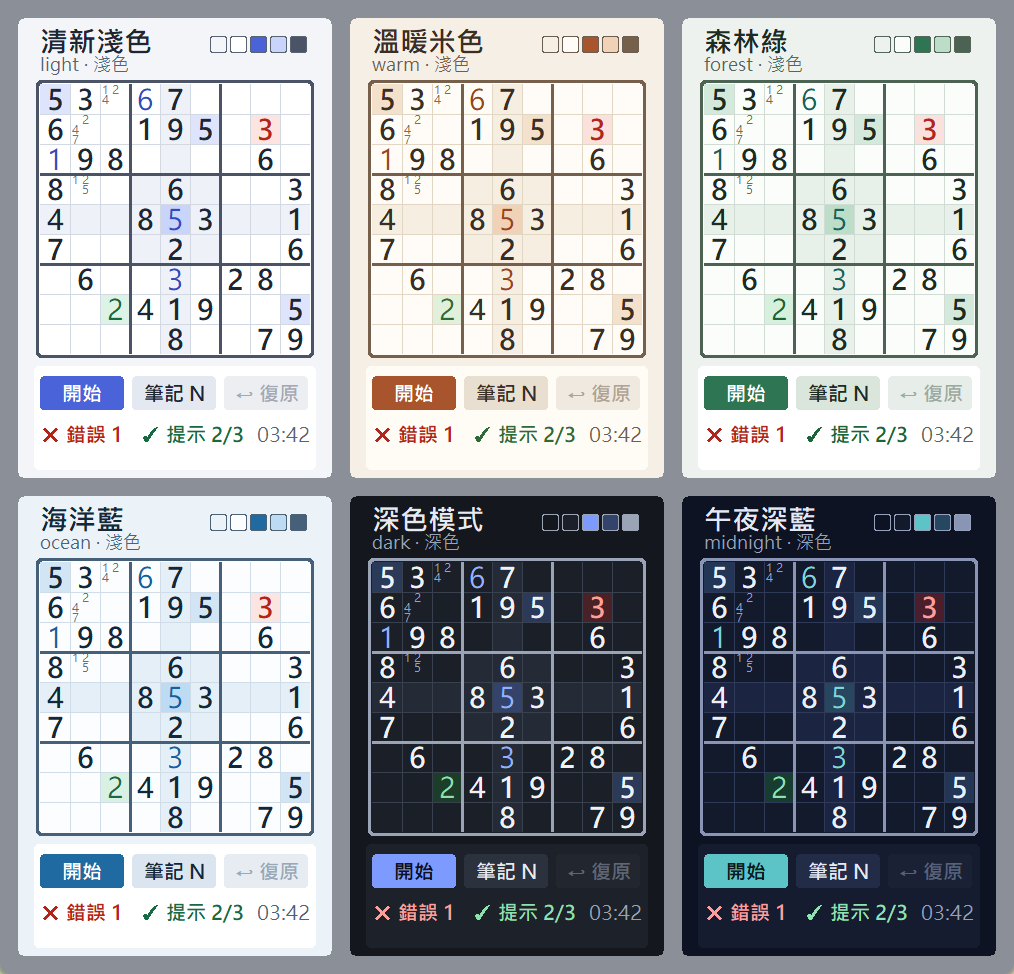

Here is the Python script that generated this plot:
"""主題視覺預覽：用 tkinter Canvas 為每套主題畫迷你數獨盤面與圓角按鈕，並截圖存成 PNG。

執行：PYTHONUTF8=1 uv run python docs/theme_preview.py [輸出路徑]
預設輸出 docs/theme_preview.png。需要 Pillow（dev 相依）。
"""
from __future__ import annotations

import sys
import tkinter as tk
from pathlib import Path

ROOT = Path(__file__).resolve().parent.parent
sys.path.insert(0, str(ROOT))

from sudoku.theme import Theme, list_themes

CELL = 30
BOARD = CELL * 9
PAD = 22
PANEL_W = BOARD + PAD * 2
PANEL_H = BOARD + 190
COLS = 3

# 示範盤面：0 = 空格；GIVEN 標記題目給定格
PUZZLE = [
    [5, 3, 0, 0, 7, 0, 0, 0, 0],
    [6, 0, 0, 1, 9, 5, 0, 0, 0],
    [0, 9, 8, 0, 0, 0, 0, 6, 0],
    [8, 0, 0, 0, 6, 0, 0, 0, 3],
    [4, 0, 0, 8, 0, 3, 0, 0, 1],
    [7, 0, 0, 0, 2, 0, 0, 0, 6],
    [0, 6, 0, 0, 0, 0, 2, 8, 0],
    [0, 0, 0, 4, 1, 9, 0, 0, 5],
    [0, 0, 0, 0, 8, 0, 0, 7, 9],
]
USER = {(4, 4): 5, (0, 3): 6, (2, 0): 1, (6, 4): 3}   # 玩家填入
ERROR = {(1, 7): 3}                                     # 填錯
HINT = {(7, 2): 2}                                      # 提示填入
NOTES = {(0, 2): [1, 2, 4], (1, 1): [2, 4, 7], (3, 1): [1, 2, 5]}
SELECTED = (4, 4)


def rounded_rect(cv: tk.Canvas, x1, y1, x2, y2, r, **kw) -> int:
    """在 Canvas 上畫圓角矩形（以平滑多邊形近似）。"""
    pts = [x1 + r, y1, x2 - r, y1, x2, y1, x2, y1 + r, x2, y2 - r, x2, y2,
           x2 - r, y2, x1 + r, y2, x1, y2, x1, y2 - r, x1, y1 + r, x1, y1]
    return cv.create_polygon(pts, smooth=True, **kw)


def cell_value(r: int, c: int) -> int:
    """取得示範盤面某格目前顯示的數字（0 = 空）。"""
    return PUZZLE[r][c] or USER.get((r, c)) or ERROR.get((r, c)) or HINT.get((r, c)) or 0


def cell_colors(t: Theme, r: int, c: int) -> tuple[str, str]:
    """依狀態優先序（錯誤/提示 > 選取 > 相同數字 > 同行列宮）決定 (底色, 字色)。"""
    sr, sc = SELECTED
    sel_val = cell_value(sr, sc)
    fg = t.given_text if PUZZLE[r][c] else t.user_text
    if (r, c) in ERROR:
        return t.error_bg, t.error_text
    if (r, c) in HINT:
        return t.hint_bg, t.hint_text
    if (r, c) == SELECTED:
        return t.sel_bg, fg
    if sel_val and cell_value(r, c) == sel_val:
        return t.same_num_bg, fg
    if r == sr or c == sc or (r // 3 == sr // 3 and c // 3 == sc // 3):
        return t.peer_bg, fg
    return t.cell_bg, fg


def draw_board(cv: tk.Canvas, t: Theme, ox: int, oy: int) -> None:
    """畫 9×9 盤面：圓角外框、狀態底色、數字、筆記、細格線與粗宮線。"""
    f = t.font_family
    rounded_rect(cv, ox - 4, oy - 4, ox + BOARD + 4, oy + BOARD + 4, t.radius,
                 fill=t.box_line, outline="")
    rounded_rect(cv, ox - 1, oy - 1, ox + BOARD + 1, oy + BOARD + 1, t.radius - 3,
                 fill=t.cell_bg, outline="")
    for r in range(9):
        for c in range(9):
            x, y = ox + c * CELL, oy + r * CELL
            bg, fg = cell_colors(t, r, c)
            if bg != t.cell_bg:
                cv.create_rectangle(x, y, x + CELL, y + CELL, fill=bg, outline="")
            val = cell_value(r, c)
            if val:
                # 給定數字用粗體、玩家/錯誤/提示用一般字重，不只靠顏色區分
                weight = "bold" if PUZZLE[r][c] or (r, c) in ERROR else "normal"
                cv.create_text(x + CELL / 2, y + CELL / 2 + 1, text=str(val), fill=fg,
                               font=(f, int(t.font_size_cell * 0.62), weight))
            for n in NOTES.get((r, c), []):
                nx = x + 5 + ((n - 1) % 3) * 10
                ny = y + 5 + ((n - 1) // 3) * 10
                cv.create_text(nx, ny, text=str(n), fill=t.note_text,
                               font=(f, max(6, t.font_size_note - 4)))
    for i in range(1, 9):
        if i % 3:
            p = i * CELL
            cv.create_line(ox + p, oy, ox + p, oy + BOARD, fill=t.grid_line, width=t.grid_line_width)
            cv.create_line(ox, oy + p, ox + BOARD, oy + p, fill=t.grid_line, width=t.grid_line_width)
    for i in (3, 6):
        p = i * CELL
        cv.create_line(ox + p, oy, ox + p, oy + BOARD, fill=t.box_line, width=t.box_line_width)
        cv.create_line(ox, oy + p, ox + BOARD, oy + p, fill=t.box_line, width=t.box_line_width)


def draw_button(cv, t: Theme, x, y, w, h, label, fill, fg) -> None:
    """畫一顆圓角扁平按鈕。"""
    rounded_rect(cv, x, y, x + w, y + h, t.button_radius, fill=fill, outline="")
    cv.create_text(x + w / 2, y + h / 2, text=label, fill=fg, font=(t.font_family, 10, "bold"))


def draw_panel(cv: tk.Canvas, t: Theme, px: int, py: int) -> None:
    """畫單一主題的預覽面板（標題、色票、盤面、按鈕列）。"""
    rounded_rect(cv, px, py, px + PANEL_W, py + PANEL_H, 16, fill=t.bg, outline="")
    cv.create_text(px + PAD, py + 24, text=t.name, anchor="w", fill=t.text,
                   font=(t.font_family, 14, "bold"))
    cv.create_text(px + PAD, py + 46, text=f"{t.key} · {'深色' if t.is_dark else '淺色'}",
                   anchor="w", fill=t.text_muted, font=(t.font_family, 9))
    for i, color in enumerate(t.swatches()):
        sx = px + PANEL_W - PAD - (5 - i) * 20
        rounded_rect(cv, sx, py + 18, sx + 16, py + 34, 6, fill=color, outline=t.text_muted)
    draw_board(cv, t, px + PAD, py + 66)
    by = py + 66 + BOARD + 18
    rounded_rect(cv, px + PAD - 6, by - 6, px + PANEL_W - PAD + 6, by + 98, t.radius,
                 fill=t.surface, outline="")
    bw = (BOARD - 16) // 3
    draw_button(cv, t, px + PAD, by + 4, bw, 34, "開始", t.accent, t.accent_text)
    draw_button(cv, t, px + PAD + bw + 8, by + 4, bw, 34, "筆記 N", t.button, t.button_text)
    draw_button(cv, t, px + PAD + 2 * (bw + 8), by + 4, bw, 34, "↩ 復原",
                t.button_disabled, t.button_disabled_text)
    cv.create_text(px + PAD, by + 62, anchor="w", fill=t.error_text, font=(t.font_family, 10, "bold"),
                   text="✕ 錯誤 1")
    cv.create_text(px + PAD + 100, by + 62, anchor="w", fill=t.hint_text,
                   font=(t.font_family, 10, "bold"), text="✓ 提示 2/3")
    cv.create_text(px + PANEL_W - PAD, by + 62, anchor="e", fill=t.text_muted,
                   font=(t.font_family, 10), text="03:42")


def capture(root: tk.Tk, cv: tk.Canvas, out: Path) -> None:
    """以 PIL.ImageGrab 擷取 Canvas 所在的螢幕區域並存檔。"""
    try:
        from PIL import ImageGrab
    except ImportError:
        print("錯誤：需要 Pillow，請執行 uv add --dev pillow", file=sys.stderr)
        root.destroy()
        sys.exit(1)
    root.update()
    x, y = cv.winfo_rootx(), cv.winfo_rooty()
    img = ImageGrab.grab(bbox=(x, y, x + cv.winfo_width(), y + cv.winfo_height()))
    img.save(out)
    print(f"已輸出預覽圖：{out}（{img.width}×{img.height}）")
    root.destroy()


def main() -> None:
    out = Path(sys.argv[1]) if len(sys.argv) > 1 else ROOT / "docs" / "theme_preview.png"
    try:
        import ctypes
        ctypes.windll.shcore.SetProcessDpiAwareness(1)  # 避免高 DPI 縮放造成截圖座標偏移
    except (AttributeError, OSError):
        pass
    themes = list_themes()
    rows = (len(themes) + COLS - 1) // COLS
    gap = 18
    width = COLS * PANEL_W + (COLS + 1) * gap
    height = rows * PANEL_H + (rows + 1) * gap
    root = tk.Tk()
    root.title("主題預覽")
    root.attributes("-topmost", True)
    root.geometry("+20+20")
    cv = tk.Canvas(root, width=width, height=height, bg="#8A8F98", highlightthickness=0)
    cv.pack()
    for i, theme in enumerate(themes):
        r, c = divmod(i, COLS)
        draw_panel(cv, theme, gap + c * (PANEL_W + gap), gap + r * (PANEL_H + gap))
    root.after(800, lambda: capture(root, cv, out))
    root.mainloop()


if __name__ == "__main__":
    try:
        main()
    except tk.TclError as exc:
        print(f"錯誤：無法建立 Tk 視窗：{exc}", file=sys.stderr)
        sys.exit(1)
